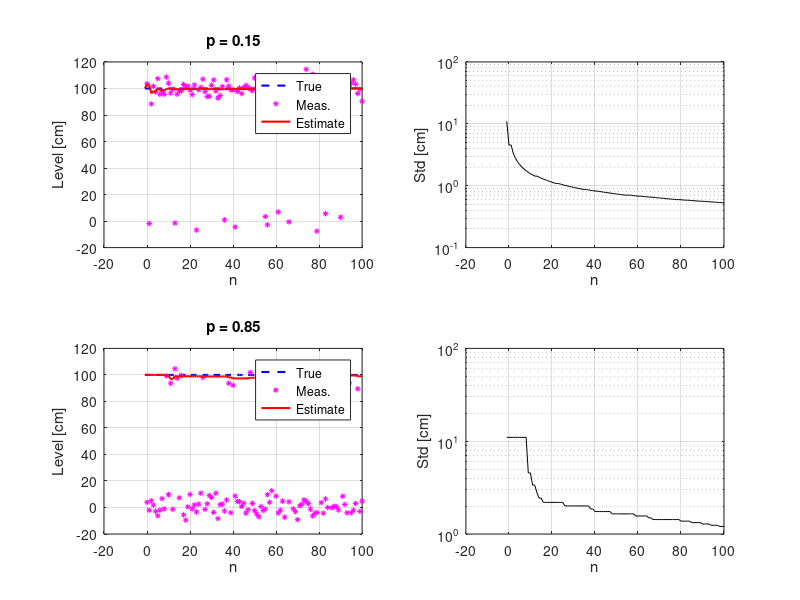

MATLAB code for this plot: (Note: this script raises an error after producing the figure.)
% task4_2.m - Kalman filter WITH failure indicator

% Parameters
cst_p  = 1;
mean_s = 100;
var_s  = 11^2;
var_v  = 5^2;
N      = 100;

p_values = [0.15, 0.85];

figure;
for idx = 1:2
    p = p_values(idx);
    
    % Initialize
    s = 100;
    s_est = zeros(1, N+2);
    s_est(1) = mean_s;
    cov_est = zeros(1, N+2);
    cov_est(1) = var_s;
    state = zeros(1, N+2);
    state(1) = s;
    x = zeros(1, N+2);
    delta = [0, (rand(1, N+1) > p), 0];  % Failures
    
    % Kalman filter
    for n = 2:N+2
        state(n) = s;
        
        if delta(n) == 1
            x(n) = cst_p * state(n) + sqrt(var_v) * randn;
        else
            x(n) = sqrt(var_v) * randn;
        end
        
        s_pred = s_est(n-1);
        cov_pred = cov_est(n-1);
        
        if delta(n) == 1
            Kgain = (cst_p * cov_pred) / (cst_p^2 * cov_pred + var_v);
            s_est(n) = s_pred + Kgain * (x(n) - cst_p * s_pred);
            cov_est(n) = (1 - Kgain * cst_p) * cov_pred;
        else
            s_est(n) = s_pred;
            cov_est(n) = cov_pred;
        end
    end
    
    % Plot
    subplot(2, 2, 2*idx-1);
    plot(-1:N, state, 'b--', 'LineWidth', 1.5); hold on;
    plot(0:N, x(2:N+2), 'm*', 'MarkerSize', 4);
    plot(-1:N, s_est, 'r-', 'LineWidth', 1.5);
    xlabel('n'); ylabel('Level [cm]');
    title(sprintf('p = %.2f', p));
    legend('True', 'Meas.', 'Estimate');
    grid on;
    
    subplot(2, 2, 2*idx);
    semilogy(-1:N, sqrt(cov_est), 'k'); hold on;
    xlabel('n'); ylabel('Std [cm]');
    grid on;
    
    fprintf('p=%.2f: MSE=%.4f, Final error=%.2f cm\n', p, mean((s_est-s).^2), abs(s_est(end)-s));
end

sgtitle('Kalman with Indicator');
saveas(gcf, 'task4_2_results.png');
